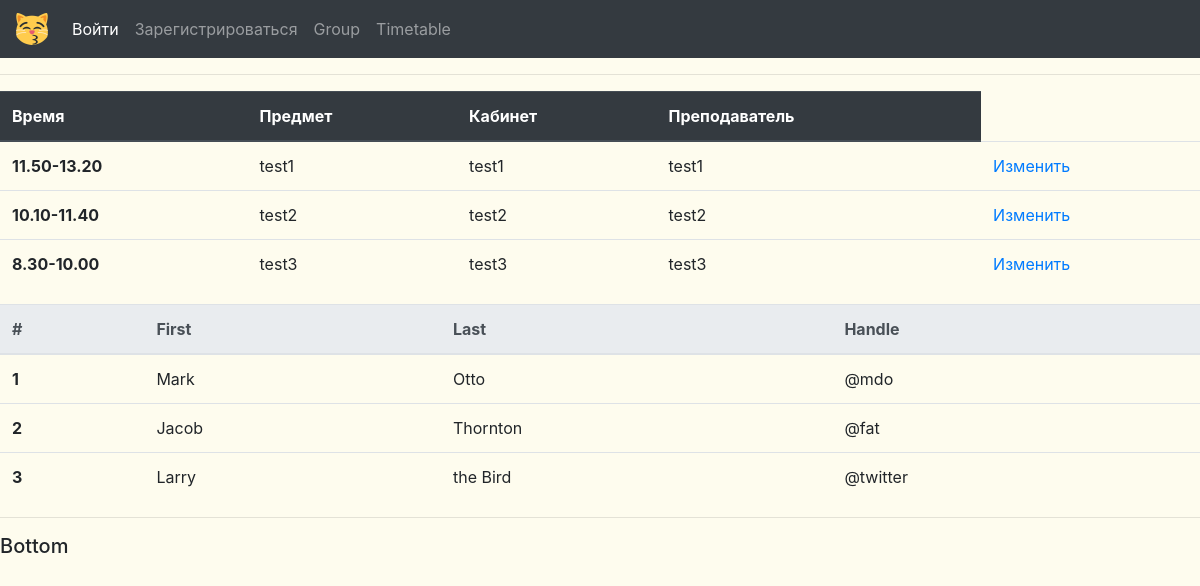
Screenshot of /timetable/ with the database file from the repository.
### login/models.py (models this page shows, shortened)
class Course(models.Model):
    TIMES = (('8.30-10.00','8.30-10.00'),
    ('10.10-11.40','10.10-11.40'),
    ('11.50-13.20','11.50-13.20'),
    )
    name = models.CharField(max_length=200, null=True)
    teacher = models.CharField(max_length=150, null=True)
    room = models.CharField(max_length=50, null=True)
    time = models.CharField(max_length=30, null = True, choices=TIMES)

### login/views.py (the view)
# urls.py: path('timetable/', views.timetable, name="timetable"),
def timetable(request):
    courses = Course.objects.all()
    return render(request, 'login/timetable.html', {'courses':courses})

### login/templates/login/timetable.html
{% extends 'login/main.html' %}
{% block content %}
<table class="table">
  <thead class="thead-dark">
    <tr>
      <th scope="col">Время</th>
      <th scope="col">Предмет</th>
      <th scope="col">Кабинет</th>
      <th scope="col">Преподаватель</th>
    </tr>
  </thead>
  <tbody>
    {% for i in courses %}
      <tr>
        <th>{{i.time}}</th>
        <td>{{i.name}}</td>
        <td>{{i.room}}</td>
        <td>{{i.teacher}}</td>
        <td><a href="#">Изменить</a></td>
      </tr>
    {% endfor %}
  </tbody>
</table>
<table class="table">
  <thead class="thead-light">
    <tr>
      <th scope="col">#</th>
      <th scope="col">First</th>
      <th scope="col">Last</th>
      <th scope="col">Handle</th>
    </tr>
  </thead>
  <tbody>
    <tr>
      <th scope="row">1</th>
      <td>Mark</td>
      <td>Otto</td>
      <td>@mdo</td>
    </tr>
    <tr>
      <th scope="row">2</th>
      <td>Jacob</td>
      <td>Thornton</td>
      <td>@fat</td>
    </tr>
    <tr>
      <th scope="row">3</th>
      <td>Larry</td>
      <td>the Bird</td>
      <td>@twitter</td>
    </tr>
  </tbody>
</table>
{% endblock%}

### login/templates/login/main.html (shortened to what this page needs)
{% load static %}
<!DOCTYPE html>
<html lang="en" dir="ltr">
  <head>
    <link rel="stylesheet" href="https://stackpath.bootstrapcdn.com/bootstrap/4.5.0/css/bootstrap.min.css">
    <link rel="stylesheet" href="{% static '/css/main.css'%}">
  </head>
  <body>
    <nav class="navbar navbar-expand-lg navbar-dark bg-dark">
      <img src="{% static '/images/cat32.png'%}" class="navbar-brand">
  <div class="collapse navbar-collapse" id="navbarNavAltMarkup">
    <div class="navbar-nav">
      <a class="nav-item nav-link active" href="{% url 'login'%}">Войти<span class="sr-only">(current)</span></a>
      <a class="nav-item nav-link" href="{% url 'register' %}">Зарегистрироваться</a>
      <a class="nav-item nav-link" href="#">Group</a>
      <a class="nav-item nav-link" href="{% url 'timetable'%}">Timetable</a>
    </div>
  </div>
</nav>
    <hr>
    {% block content%}
    {% endblock%}
    <hr>
    <h5>Bottom</h5>
  </body>
</html>

### static/css/main.css (style rules this page uses)
body { background-color: #fefcee; }

### rows the page displays
Course: time "11.50-13.20", name "test1", room "test1", teacher "test1"
Course: time "10.10-11.40", name "test2", room "test2", teacher "test2"
Course: time "8.30-10.00", name "test3", room "test3", teacher "test3"
